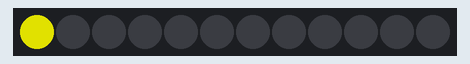
The sketch below on a simulated Arduino Uno, built with avr-gcc and run on an emulated ATmega328P. Parts: 12 RGB LEDs in strip order, left to right. Dim RGB values are drawn brighter than linear.

Above: at 0.15 s.
At 0.77 s:
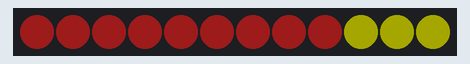
At 1.38 s:
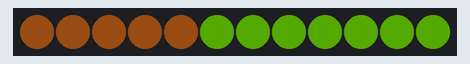
At 2.9 s:
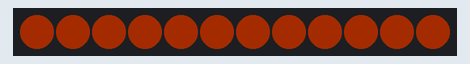

The sketch:

AnneauChargement.ino
```cpp
/********************************************************************************************
**Consignes de l'exercice :                                                               ***
** - La lumière doit réaliser 5 tour, Chaque tour est de couleur différente.              ***
** - A la fin des 5 tours, toutes les leds doivent clignoter 3 fois.                      ***
** - Le programme ne doit s'exécuter qu’une seule fois.                                   ***
** - bonus : Au dernier clignotement, l’anneau s’éteint en “fade out”(fondu vers le noir) ***
********************************************************************************************/

#include <FastLED.h>

// Définir le nombre de LED sur mon anneau
#define NUM_LEDS 12

// For led chips like WS2812, which have a data line, ground, and power, you just
// need to define DATA_PIN.  For led chipsets that are SPI based (four wires - data, clock,
// ground, and power), like the LPD8806 define both DATA_PIN and CLOCK_PIN
// Clock pin only needed for SPI based chipsets when not using hardware SPI
#define DATA_PIN 3
#define CLOCK_PIN 13

#define BRIGHTNESS  32

// Define the array of leds
CRGB leds[NUM_LEDS];

int nbcligno = 0; // variable pour compter le nombre de clignotement
int Nbtour = 0; // variable pour compter le nombre de tour de l'ensemble du cycle


void setup() {
  // Uncomment/edit one of the following lines for your leds arrangement.
  // ## Clockless types ##
  FastLED.addLeds<NEOPIXEL, DATA_PIN>(leds, NUM_LEDS);  // GRB ordering is assumed
  // FastLED.addLeds<SM16703, DATA_PIN, RGB>(leds, NUM_LEDS);
  // FastLED.addLeds<TM1829, DATA_PIN, RGB>(leds, NUM_LEDS);
  // FastLED.addLeds<TM1812, DATA_PIN, RGB>(leds, NUM_LEDS);
  // FastLED.addLeds<TM1809, DATA_PIN, RGB>(leds, NUM_LEDS);
  // FastLED.addLeds<TM1804, DATA_PIN, RGB>(leds, NUM_LEDS);
  // FastLED.addLeds<TM1803, DATA_PIN, RGB>(leds, NUM_LEDS);
  // FastLED.addLeds<UCS1903, DATA_PIN, RGB>(leds, NUM_LEDS);
  // FastLED.addLeds<UCS1903B, DATA_PIN, RGB>(leds, NUM_LEDS);
  // FastLED.addLeds<UCS1904, DATA_PIN, RGB>(leds, NUM_LEDS);
  // FastLED.addLeds<UCS2903, DATA_PIN, RGB>(leds, NUM_LEDS);
  // FastLED.addLeds<WS2812, DATA_PIN, RGB>(leds, NUM_LEDS);  // GRB ordering is typical
  // FastLED.addLeds<WS2852, DATA_PIN, RGB>(leds, NUM_LEDS);  // GRB ordering is typical
  // FastLED.addLeds<WS2812B, DATA_PIN, RGB>(leds, NUM_LEDS);  // GRB ordering is typical
  // FastLED.addLeds<GS1903, DATA_PIN, RGB>(leds, NUM_LEDS);
  // FastLED.addLeds<SK6812, DATA_PIN, RGB>(leds, NUM_LEDS);  // GRB ordering is typical
  // FastLED.addLeds<SK6822, DATA_PIN, RGB>(leds, NUM_LEDS);
  // FastLED.addLeds<APA106, DATA_PIN, RGB>(leds, NUM_LEDS);
  // FastLED.addLeds<PL9823, DATA_PIN, RGB>(leds, NUM_LEDS);
  // FastLED.addLeds<SK6822, DATA_PIN, RGB>(leds, NUM_LEDS);
  // FastLED.addLeds<WS2811, DATA_PIN, RGB>(leds, NUM_LEDS);
  // FastLED.addLeds<WS2813, DATA_PIN, RGB>(leds, NUM_LEDS);
  // FastLED.addLeds<APA104, DATA_PIN, RGB>(leds, NUM_LEDS);
  // FastLED.addLeds<WS2811_400, DATA_PIN, RGB>(leds, NUM_LEDS);
  // FastLED.addLeds<GE8822, DATA_PIN, RGB>(leds, NUM_LEDS);
  // FastLED.addLeds<GW6205, DATA_PIN, RGB>(leds, NUM_LEDS);
  // FastLED.addLeds<GW6205_400, DATA_PIN, RGB>(leds, NUM_LEDS);
  // FastLED.addLeds<LPD1886, DATA_PIN, RGB>(leds, NUM_LEDS);
  // FastLED.addLeds<LPD1886_8BIT, DATA_PIN, RGB>(leds, NUM_LEDS);
  // ## Clocked (SPI) types ##
  // FastLED.addLeds<LPD6803, DATA_PIN, CLOCK_PIN, RGB>(leds, NUM_LEDS);  // GRB ordering is typical
  // FastLED.addLeds<LPD8806, DATA_PIN, CLOCK_PIN, RGB>(leds, NUM_LEDS);  // GRB ordering is typical
  // FastLED.addLeds<WS2801, DATA_PIN, CLOCK_PIN, RGB>(leds, NUM_LEDS);
  // FastLED.addLeds<WS2803, DATA_PIN, CLOCK_PIN, RGB>(leds, NUM_LEDS);
  // FastLED.addLeds<SM16716, DATA_PIN, CLOCK_PIN, RGB>(leds, NUM_LEDS);
  // FastLED.addLeds<P9813, DATA_PIN, CLOCK_PIN, RGB>(leds, NUM_LEDS);  // BGR ordering is typical
  // FastLED.addLeds<DOTSTAR, DATA_PIN, CLOCK_PIN, RGB>(leds, NUM_LEDS);  // BGR ordering is typical
  // FastLED.addLeds<APA102, DATA_PIN, CLOCK_PIN, RGB>(leds, NUM_LEDS);  // BGR ordering is typical
  // FastLED.addLeds<SK9822, DATA_PIN, CLOCK_PIN, RGB>(leds, NUM_LEDS);  // BGR ordering is typical

  FastLED.setMaxPowerInVoltsAndMilliamps(5, 40); // réglage pour limiter l'amperage de sortie pour allumer des led (ici 40mA)

  Serial.begin(9600); // initialisation de mon moniteur série (m'a servi pour le debuggage)
}

void loop() {
// je crée une boucle if pour ma boucle totale s'effectue le nombre de fois désiré (ici 1 tour) et un else qui sera vide pour que rien ne se fasse après (on aurait pu utiliser un exit(0)
  if (Nbtour < 1 ) {
    // Une boucle for pour allumer toutes les LED du cercle en jaune (reproduit 5 fois pour chacune des couleurs)
    for (int dot = 0; dot < NUM_LEDS; dot++) {
      leds[dot] = CRGB::Yellow;
      FastLED.show();
      delay(30);
    }
    for (int dot = 0; dot < NUM_LEDS; dot++) {
      leds[dot] = CRGB::FireBrick;
      FastLED.show();
      delay(30);
    }
    for (int dot = 0; dot < NUM_LEDS; dot++) {
      leds[dot] = CRGB::Chartreuse;
      FastLED.show();
      delay(30);
    }
    for (int dot = 0; dot < NUM_LEDS; dot++) {
      leds[dot] = CRGB::SaddleBrown;
      FastLED.show();
      delay(30);
    }
    for (int dot = 0; dot < NUM_LEDS; dot++) {
      leds[dot] = CRGB::Blue;
      FastLED.show();
      delay(30);
    }
    // Une boucle while pour compter les clignotements à la fin du chargement (2 fois car le 3eme doit finir avec un fade)
    while (nbcligno < 2 ) {
        fill_solid (leds, NUM_LEDS, CRGB::OrangeRed);
        FastLED.show();
        delay(300);
       fill_solid (leds, NUM_LEDS, CRGB::Black);
        FastLED.show();
        delay(150);
      nbcligno++;
    }
    // Mon 3eme clignotement en utilisant la fonction fadeToBlackBy (valeur de reglage du noir a 255)
    fill_solid (leds, NUM_LEDS, CRGB::OrangeRed);
    FastLED.show();
    delay(300);
    fadeToBlackBy( leds, NUM_LEDS, 255);
    FastLED.show();
    delay(150);
    Nbtour++;
  }
  else {
  }
}
```
